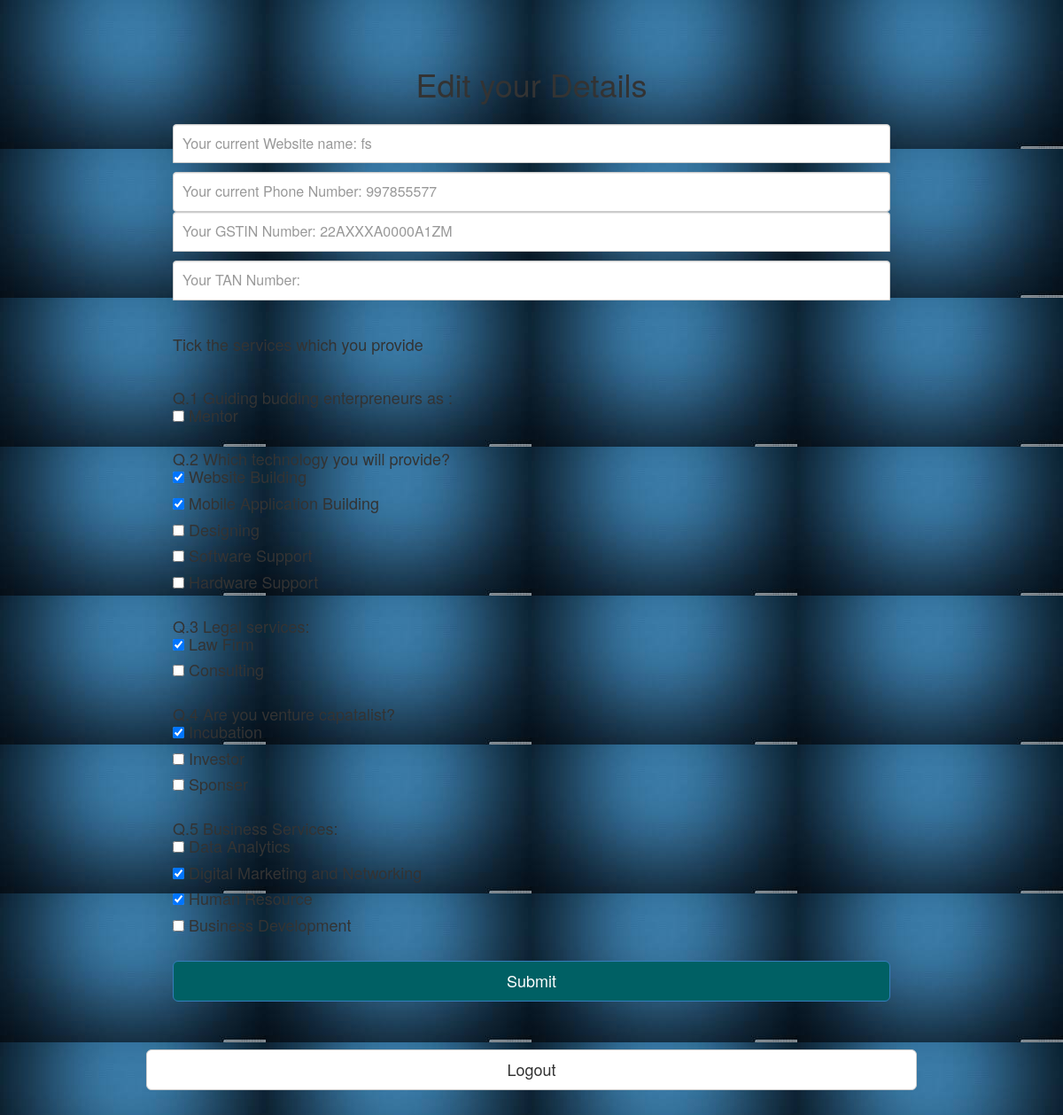
Screenshot of / (signed in) with the database file from the repository.
### tables this page shows
CREATE TABLE IF NOT EXISTS `services` (
  `id` varchar(100) NOT NULL,
  `username` varchar(100) NOT NULL,
  `website` varchar(100) NOT NULL,
  `phone` int(10) NOT NULL,
  `status` int(11) NOT NULL,
  `mentor` int(11) NOT NULL,
  `websiteB` int(11) NOT NULL,
  `appB` int(11) NOT NULL,
  `design` int(11) NOT NULL,
  `softwares` int(11) NOT NULL,
  `hardwares` int(11) NOT NULL,
  `lawf` int(11) NOT NULL,
  `consult` int(11) NOT NULL,
  `incub` int(11) NOT NULL,
  `invest` int(11) NOT NULL,
  `sponser` int(11) NOT NULL,
  `dataA` int(11) NOT NULL,
  `digiM` int(11) NOT NULL,
  `humanr` int(11) NOT NULL,
  `bussD` int(11) NOT NULL,
  PRIMARY KEY (`id`),
  UNIQUE KEY `id` (`id`)
);

### index.php (the view, shortened to what this page needs)
<?php
  $var = $_SESSION['username'];
  function connect()
  {
    $host = 'localhost';
    $user = 'root';
    $pass = 'sample';
    $dbname = 'login';
    $conn = mysqli_connect($host, $user, $pass, $dbname);
    return $conn;
  }
  function display($sql)
  {
    $conn=connect();
    $result= $conn->query($sql);
    return $result;
  }
  ?>
<!DOCTYPE html>
<html lang="en">
  <head>
    <link href="css/bootstrap.css" rel="stylesheet" media="screen">
    <link href="css/main.css" rel="stylesheet" media="screen">
  </head>
  <body>
  <?php
  $sql="SELECT * from `services` WHERE username = '" . $var . "'";
  $result=display($sql);
  if($result->num_rows > 0)
    $result1 = 1;
  else $result1 = 0;
  ?>
  <?php
    while($row = $result->fetch_assoc()){
    $mentor = $row['mentor'];
    $status = $row['status'];
    $websiteB = $row['websiteB'];
    $website1 = $row['website'];
    $phone1 = $row['phone'];
    $gstin = '22AXXXA0000A1ZM';
  }
  function tocreate($ds,$dt,$dw,$status)
  {
    if($status==2)
    {
      if($ds == 1){ ?>
        <input type="checkbox" name=<?php echo "$dt" ?> value="1" checked> <?php echo " $dw " ?></p>
      <?php } else if($ds == 0){?>
        <input type="checkbox" name=<?php echo "$dt" ?> value="1"> <?php echo " $dw " ?></p>
      <?php } ?>
    <?php }
    else {?>
      <input type="hidden" name=<?php echo "$dt" ?> value="0" />
      <input type="checkbox" name=<?php echo "$dt" ?> value="1"> <?php echo " $dw " ?></p>
    <?php
    }
  }?>
  <?php
    if($result1 == 0 || (($status==2) && ($result1 == 1))) { ?>
    <div class="container">
      <div class="form-signin">
        <?php if($status!=2){ ?>
          <h1>Enter your Details</h1>
           <?php }
           else{?>
           <h1><center>Edit your Details</center></h1>
           <?php }?>
          <div class="container">
        <form class="form-signup" id="usersignup" name="usersignup" method="post" action="login/createprofile.php">
          <input name="website" id="website" type="text" class="form-control" placeholder='Your current Website name: <?php echo $website1?>' autofocus>
          <input name="phone" id="phone" type="number" class="form-control" placeholder='Your current Phone Number: <?php echo $phone1?>'>
          <input name="gstin" id="gstin" type="text" class="form-control" placeholder='Your GSTIN Number: <?php echo $gstin?>'>
          <input name="tan" id="tan" type="text" class="form-control" placeholder='Your TAN Number: <?php echo $tan?>'>
          <br>
          <h4>Tick the services which you provide</h4><br>
          <h4>Q.1 Guiding budding enterpreneurs as :<br>
          <?php tocreate($mentor,"mentor","Mentor",$status); ?>
          <br>
          <p>Q.2 Which technology you will provide?<br>
          <?php tocreate($websiteB,"websiteB","Website Building",$status); ?>
          <br>
          <p>Q.3 Legal services:<br>
          <br>
          <p>Q.4 Are you venture capatalist?<br>
          <br>
          <p>Q.5 Business Services:<br>
          <br>
          <button name="Submit" id="submit" class="btn btn-lg btn-primary btn-block" type="submit" style="background-color: #006064">Submit</button>
          <br>
        </form>
    </div>
 <?php }
   ?>
        <a href="login/logout.php" class="btn btn-default btn-lg btn-block">Logout</a>
      </div>
    </div>
  </body>
</html>

### css/main.css (style rules this page uses)
body { background-image: url('img/3.jpg'); padding-top: 40px; padding-bottom: 40px; background-color: #add; }
.form-signin, .form-signup { max-width: 900px; padding: 15px; margin: 0 auto; }
.form-signin .form-control, .form-signup .form-control { position: relative; font-size: 16px; height: auto; padding: 10px; -webkit-box-sizing: border-box; -moz-box-sizing: border-box; box-sizing: border-box; }
.form-signin input[type="text"], .form-signup input[type="text"] { margin-bottom: 10px; border-bottom-left-radius: 0; border-bottom-right-radius: 0; }
.form-signin .btn, .form-signup .btn { margin-bottom: 10px; }

### rows the page displays
services: website "Your current Website name: fs", phone "Your current Phone Number: 997855577"

### other values shown
$dw "Mentor Designing Software Support Hardware Support Consulting Investor Sponser Data Analytics Business Development"
$dw "Website Building Mobile Application Building Law Firm Incubation Digital Marketing and Networking Human Resource"
